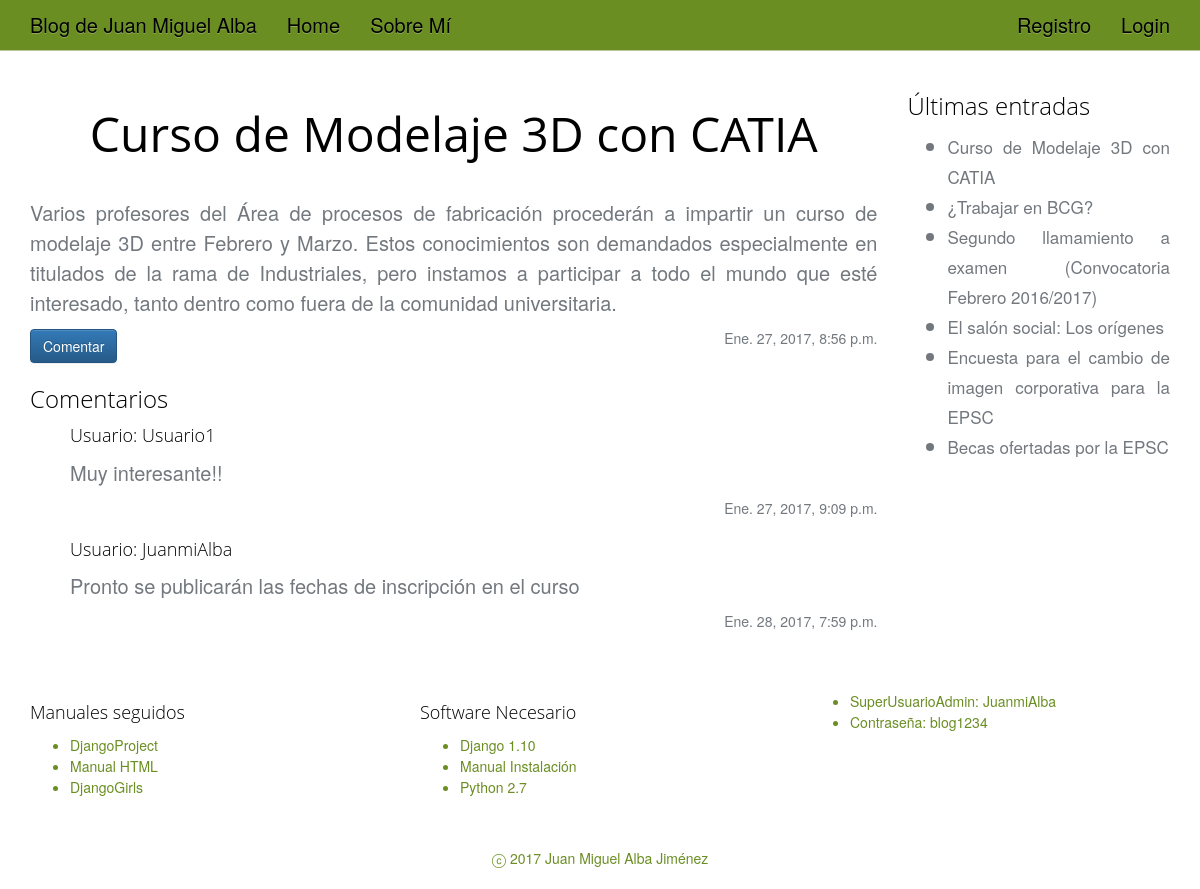
Page /entrada/8 on the committed database.
### Blog/models.py (models this page shows, shortened)
class Entrada(models.Model):
	titulo = models.CharField(max_length = 100)
	cuerpo = models.TextField()
	fecha = models.DateTimeField(default = datetime.now, blank=True)

class Comentario(models.Model):
		date = models.DateTimeField(default= datetime.now)
		author = models.ForeignKey(User)
		Texto_Comentario = models.TextField()
		id_message = models.ForeignKey(Entrada)

### Blog/views.py (the view)
# urls.py: url(r'^entrada/(?P<pk>.*)$', views.VistaEntradaCompleta.as_view(), name='VistaEntradaCompleta'),
class VistaEntradaCompleta(DetailView):
	model = Entrada
	template_name = 'entradaCompleta.html'
	def get_context_data(self, **kwargs):
		context = super(VistaEntradaCompleta, self).get_context_data(**kwargs)
		context['listadoTitulos'] = ListadoTitulos()
		context['listadoComentarios'] = Comentario.objects.filter(id_message=self.kwargs['pk'])
		return context

### Blog/views.py (called while the page is built)
def ListadoTitulos():
    listadoTitulos = Entrada.objects.all()[:10]
    return listadoTitulos

### Blog/templates/entradaCompleta.html (shortened to what this page needs)
{% extends "base.html" %}
{%block content%}
	<h1>{{ entrada.titulo }}</h1>
	<p> {{ entrada.cuerpo }}</p>
	<div class="fecha"> {{ entrada.fecha }}</div>
	<a href="{% url 'home:comentario' entrada.id %}" class="btn btn-primary">Comentar</a>
    {% if listadoComentarios %}
    <h3>Comentarios</h3>
		<ul>
			{% for comentario in listadoComentarios %}
				<h4>Usuario: {{ comentario.author }}</h4>
				<p>{{comentario.Texto_Comentario}}</p>
				<p>
	   				<small class="fecha">{{comentario.date}}</small>
				</p>
				<br>
			{% endfor %}
		</ul>
	{% else %}
		<h1>Sin Comentarios</h1>
		<p>La base de datos por el momento no tiene comentarios.</p>
	{% endif %}
{% endblock %}

### Blog/templates/_menuLateral.html
{% block lateral %}
          <div>
            <h3>Últimas entradas</h4>
            {% if listadoTitulos %}
              <ul>
                {% for x in listadoTitulos %}
                  <li><small><a href="{% url 'appJM:VistaEntradaCompleta' x.id %}">
                     {{ x.titulo }}</a></small></li>
                {% endfor %}
              </ul>
            {% else %}
              <h4>Sin entradas</h4>
              <p>La base de datos por el momento no tiene entradas. Por favor, introduzca al menos una para poder contemplarla</p>
            {% endif %}
          </div>
{% endblock lateral%}

### Blog/static/css/main.css (style rules this page uses)
body { font-family: "Helvetica Neue", "Open Sans", 'Roboto', sans-serif; background-color: white; color: #72787E; line-height: 1.5; font-size: 20px; font-weight: 300; -webkit-font-smoothing: antialiased; text-align: justify; margin: 70px 0 0 0; }
h1, h2, h3, h4, h5, h6 { clear: both; font-weight: 300; font-family: "Myriad Pro" ,"Open Sans", Bitter, Georgia, serif; line-height: 1.3; color: black; text-decoration: none; }
h1 { font-size: 48px; margin: 33px 0; text-align: center; font-weight: normal; }
a { color: inherit; text-decoration: none; }
.fecha { font-size: 14px; float: right; }

### rows in the picture
Entrada: titulo "Curso de Modelaje 3D con CATIA", cuerpo "Varios profesores del Área de procesos de fabricación procederán a impartir un curso de modelaje 3D entre Febrero y Marzo. Estos conocimientos son demandados especialmente en titulados de la rama de Industriales, pero instamos a participar a todo el mundo que esté interesado, tanto dentro como fuera de la comunidad universitaria.", fecha "Ene. 27, 2017, 8:56 p.m."
Comentario: author "Usuario1", Texto_Comentario "Muy interesante!!", date "Ene. 27, 2017, 9:09 p.m."
Comentario: author "JuanmiAlba", Texto_Comentario "Pronto se publicarán las fechas de inscripción en el curso", date "Ene. 28, 2017, 7:59 p.m."
Entrada: titulo "¿Trabajar en BCG?"
Entrada: titulo "Segundo llamamiento a examen (Convocatoria Febrero 2016/2017)"
Entrada: titulo "El salón social: Los orígenes"
Entrada: titulo "Encuesta para el cambio de imagen corporativa para la EPSC"
Entrada: titulo "Becas ofertadas por la EPSC"
